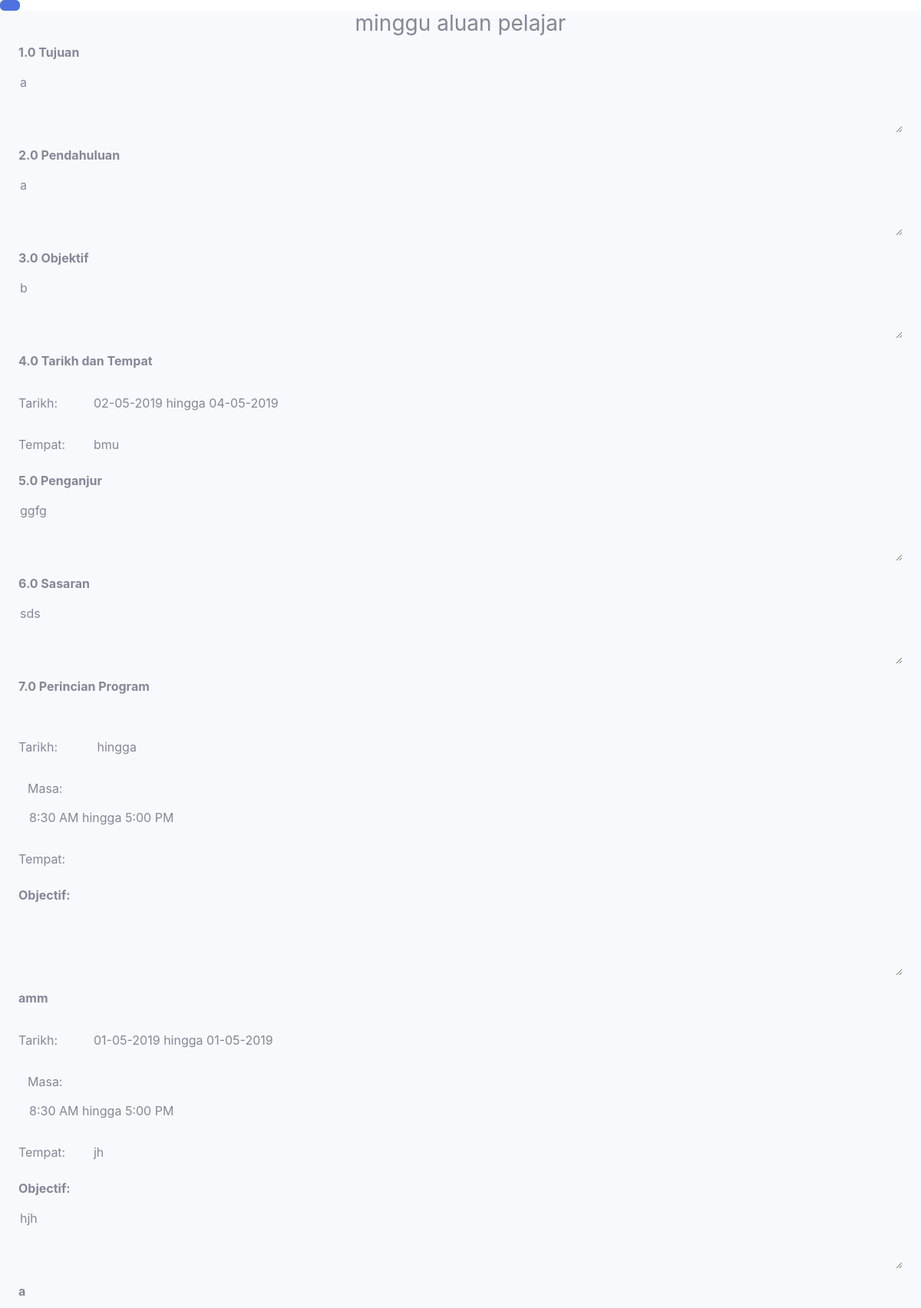
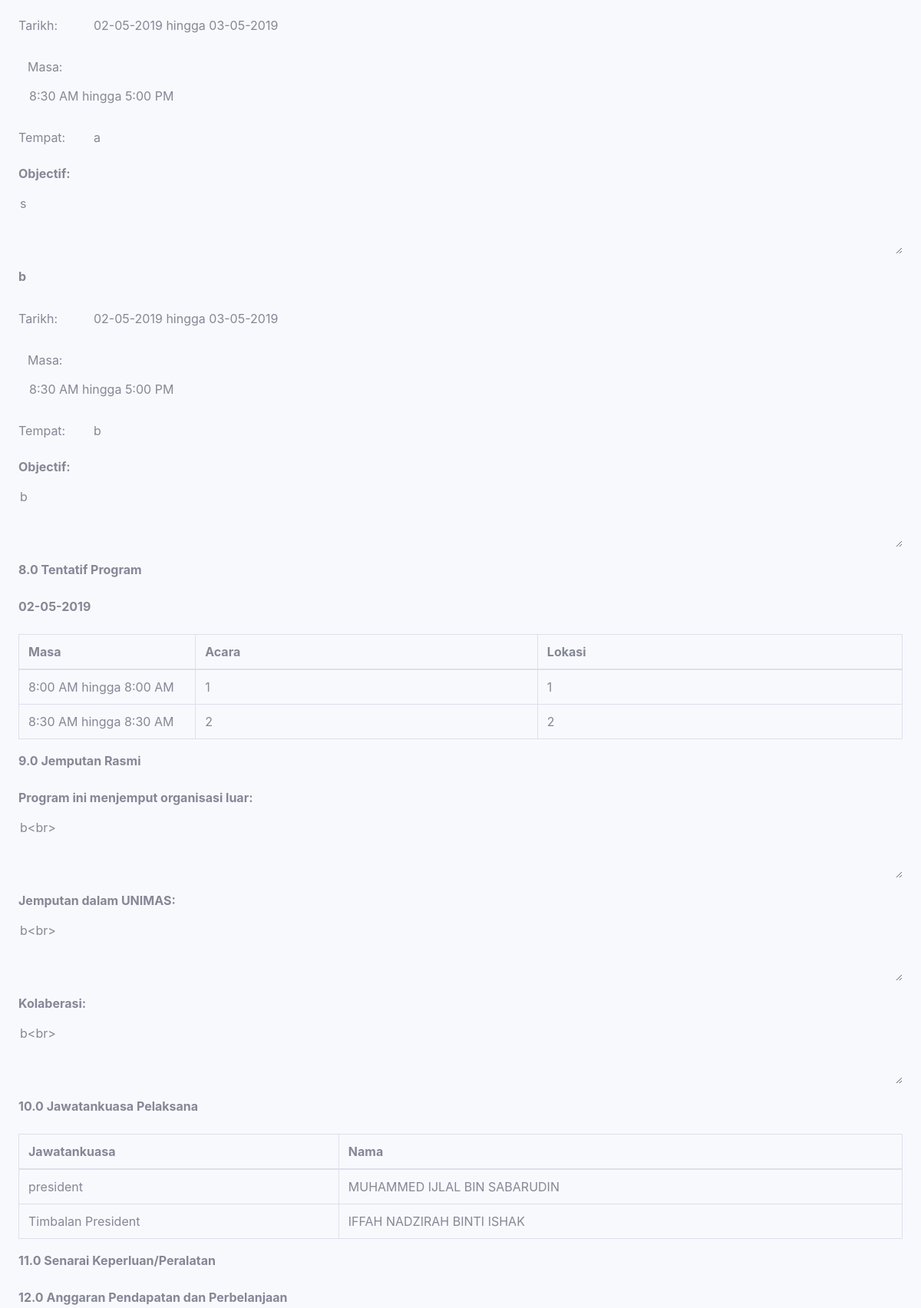
Screenshot of /admin/pr.php?id=8 (upper part) with the database file from the repository (2 pictures, top to bottom).
### tables this page shows
CREATE TABLE `proposal` (
  `proposald` int(11) NOT NULL,
  `iduser` int(11) NOT NULL,
  `proposalTitle` varchar(255) NOT NULL,
  `date1` varchar(255) NOT NULL,
  `date2` varchar(255) NOT NULL,
  `time_1` varchar(255) NOT NULL,
  `time_2` varchar(255) NOT NULL,
  `location` varchar(255) NOT NULL,
  `tujuan` text NOT NULL,
  `pendahuluan` text NOT NULL,
  `objektif` text NOT NULL,
  `event` varchar(255) NOT NULL,
  `penganjur` text NOT NULL,
  `sasaran` varchar(255) NOT NULL,
  `jemputanLuar` varchar(255) NOT NULL,
  `jemputanDalam` varchar(255) NOT NULL,
  `kolaborasi` varchar(255) NOT NULL,
  `penutup` text NOT NULL,
  `activityPostmortem` text NOT NULL,
  `dekan_comment` varchar(255) NOT NULL,
  `td_comment` varchar(255) NOT NULL,
  `proposalStatus` int(11) NOT NULL,
  `proposalStatus2` int(11) NOT NULL,
  `AcaSession` varchar(255) NOT NULL,
  `calPro` int(11) NOT NULL,
  `calAct` int(11) NOT NULL,
  `calInc` int(11) NOT NULL,
  `calOut` int(11) NOT NULL,
  `calEqu` int(11) NOT NULL,
  `calProg` int(11) NOT NULL,
  `cal_ap` int(11) NOT NULL
);

CREATE TABLE `activity` (
  `activityId` int(11) NOT NULL,
  `proposaId` int(11) NOT NULL,
  `iduser` int(11) NOT NULL,
  `activityTitle` varchar(255) NOT NULL,
  `date1` varchar(255) NOT NULL,
  `date2` varchar(255) NOT NULL,
  `time1` varchar(255) NOT NULL,
  `time2` varchar(255) NOT NULL,
  `activityLocation` varchar(255) NOT NULL,
  `objective` varchar(500) NOT NULL,
  `ketuaUnit` varchar(255) NOT NULL
);

CREATE TABLE `program` (
  `programId` int(11) NOT NULL,
  `proposaId` int(11) NOT NULL,
  `iduser` int(11) NOT NULL,
  `date` varchar(255) NOT NULL
);

CREATE TABLE `programdetail` (
  `IdprogramDetail` int(11) NOT NULL,
  `programid` int(11) NOT NULL,
  `time1` varchar(255) NOT NULL,
  `time2` varchar(255) NOT NULL,
  `acara` varchar(255) NOT NULL,
  `programLocation` varchar(255) NOT NULL,
  `ketuaUnit` varchar(255) NOT NULL
);

CREATE TABLE `org_detail` (
  `idOrg_detail` int(11) NOT NULL,
  `id_proposal` int(11) NOT NULL,
  `nama` varchar(255) NOT NULL,
  `ja_watan` varchar(255) NOT NULL,
  `password` varchar(255) NOT NULL
);

### admin/pr.php (the view, shortened to what this page needs)
<a href="project_download.php<?php echo '?proId='.$proId; ?>" data-toggle="modal" onclick="printInvoice(this.href); return false;"><span class="btn btn-primary btn-xs glyphicon glyphicon-download" data-toggle="tooltip" data-placement="left" data-original-title="Download Project"></span></a>
<?php
$proposalId=$_GET["id"];
require_once('../connect.php');
$queryproposal=mysqli_query($con, "SELECT * FROM proposal WHERE proposald='$proposalId'");
$rowproposal=mysqli_fetch_array($queryproposal);
?>
<!DOCTYPE html>
<html lang="en">
	<head>
		<link href="../vendor/fontawesome-free/css/all.min.css" rel="stylesheet" type="text/css">
		<link href="../css/form.css" rel="stylesheet" type="text/css">
		<link href="../css/sb-admin-2.min.css" rel="stylesheet">
	</head>
	<body id="page-top">
		<div id="wrapper">
			<div id="content-wrapper" class="d-flex flex-column">
				<div id="content">
					<div class="container-fluid">
						<div class="row">
							<div class="col-lg-12">
								<div class="text-center">
									<h3><?php echo $rowproposal["proposalTitle"]; ?></h3>
								</div>
							</div>
						</div>
						<div id="page-wrapper">
							<div class="row">
								<div class="form-group col-lg-12">
									<label><b>1.0 Tujuan</b></label>
									<textarea rows="3" class="form-control-plaintext" readonly><?php echo $rowproposal["tujuan"]; ?></textarea>
								</div>
							</div>
							<div class="row">
								<div class="form-group col-lg-12">
									<label><b>2.0 Pendahuluan</b></label>
									<textarea rows="3" class="form-control-plaintext" readonly><?php echo $rowproposal["pendahuluan"]; ?></textarea>
								</div>
							</div>
							<div class="row">
								<div class="form-group col-lg-12">
									<label><b>3.0 Objektif</b></label>
									<textarea rows="3" class="form-control-plaintext" readonly><?php echo $rowproposal["objektif"]; ?></textarea>
								</div>
							</div>
							<div class="row">
								<div class="form-group col-lg-12">
									<label><b>4.0 Tarikh dan Tempat</b></label>
								</div>
							</div>
							<div class="row">
								<div class="form-group row col-lg-12">
									<label class="col-sm-1 col-form-label">Tarikh: </label>
									<div class="col-sm-11">
										<input type="text" readonly class="form-control-plaintext" value="<?php echo $rowproposal["date1"]." hingga ".$rowproposal["date2"]; ?>">
									</div>
								</div>
							</div>
							<div class="row">
								<div class="form-group row col-lg-12">
									<label class="col-sm-1 col-form-label">Tempat: </label>
									<div class="col-sm-11">
										<input type="text" readonly class="form-control-plaintext" value="<?php echo $rowproposal["location"]; ?>">
									</div>
								</div>
							</div>
							<div class="row">
								<div class="form-group col-lg-12">
									<label><b>5.0 Penganjur</b></label>
									<textarea rows="3" class="form-control-plaintext" readonly><?php echo $rowproposal["penganjur"]; ?></textarea>
								</div>
							</div>
							<div class="row">
								<div class="form-group col-lg-12">
									<label><b>6.0 Sasaran</b></label>
									<textarea rows="3" class="form-control-plaintext" readonly><?php echo $rowproposal["sasaran"]; ?></textarea>
								</div>
							</div>
							<div class="row">
								<div class="form-group col-lg-12">
									<label><b>7.0 Perincian Program</b></label>
								</div>
							</div>
							<?php
							$query1=mysqli_query($con, "SELECT * FROM activity WHERE proposaId='$proposalId'");
							while($row1=mysqli_fetch_array($query1)){
								?>
								<div class="row">
									<div class="form-group col-lg-12">
										<label><b><?php echo $row1["activityTitle"]; ?></b></label>
									</div>
								</div>
								<div class="row">
									<div class="form-group row col-lg-12">
										<label class="col-sm-1 col-form-label">Tarikh: </label>
										<div class="col-sm-11">
											<input type="text" readonly class="form-control-plaintext" value="<?php echo $row1["date1"]." hingga ".$row1["date2"]; ?>">
										</div>
									</div>
								</div>
								<div class="row">
									<div class="form-group col-lg-12">
										<label class="col-sm-1 col-form-label">Masa: </label>
										<div class="col-sm-11">
											<input type="text" readonly class="form-control-plaintext" value="<?php echo $row1["time1"]." hingga ".$row1["time2"]; ?>">
										</div>
									</div>
								</div>
								<div class="row">
									<div class="form-group row col-lg-12">
										<label class="col-sm-1 col-form-label">Tempat: </label>
										<div class="col-sm-11">
											<input type="text" readonly class="form-control-plaintext" value="<?php echo $row1["activityLocation"]; ?>">
										</div>
									</div>
								</div>
								<div class="row">
									<div class="form-group col-lg-12">
										<label><b>Objectif:</b></label>
										<textarea rows="3" class="form-control-plaintext" readonly><?php echo $row1["objective"]; ?></textarea>
									</div>
								</div>
								<?php
							}
							?>
							<div class="row">
								<div class="form-group col-lg-12">
									<label><b>8.0 Tentatif Program</b></label>
								</div>
							</div>
							<?php
							$query2=mysqli_query($con, "SELECT * FROM program WHERE proposaId='$proposalId'");
							while($row2=mysqli_fetch_array($query2)){
								$programId=$row2["programId"];
								?>
								<div class="row">
									<div class="form-group col-lg-12">
										<label><b><?php echo $row2["date"]; ?></b></label>
									</div>
								</div>
								<div class="row">
									<div class="col-lg-12">
										<table class="table table-bordered"  width="100%" cellspacing="0">
											<thead>
												<tr>
													<th width="20%">Masa</th>
													<th>Acara</th>
													<th>Lokasi</th>
												</tr>
											</thead>
											<tbody>
												<?php
												$query3=mysqli_query($con, "SELECT * FROM programdetail WHERE programid='$programId'");
												while($row3=mysqli_fetch_array($query3)){
													?>
													<tr>
														<td><?php echo $row3["time1"]; ?> hingga <?php echo $row3["time1"]; ?></td>
														<td><?php
															$acara=$row3["acara"];
															$IndividualAcara=explode("\n",$acara);
															foreach($IndividualAcara as $ListAcara){
																echo $ListAcara."<br>";
															}
															?>
														</td>
														<td><?php echo $row3["programLocation"]; ?></td>
													</tr>
													<?php
												}
												?>
											</tbody>
										</table>
									</div>
								</div>
								<?php
							}
							?>
							<div class="row">
								<div class="form-group col-lg-12">
									<label><b>9.0 Jemputan Rasmi</b></label>
								</div>
							</div>
							<div class="row">
								<div class="form-group col-lg-12">
									<label><b>Program ini menjemput organisasi luar:</b></label>
									<textarea rows="3" class="form-control-plaintext" readonly><?php
																								$jemputanLuar=$rowproposal["jemputanLuar"];
																								$IndiJemLuar=explode("\n",$jemputanLuar);
																								foreach($IndiJemLuar as $ListJemLuar){
																									echo $ListJemLuar."<br>";
																								}
																								?>
									</textarea>
								</div>
							</div>
							<div class="row">
								<div class="form-group col-lg-12">
									<label><b>Jemputan dalam UNIMAS:</b></label>
									<textarea rows="3" class="form-control-plaintext" readonly><?php
																								$jemputanDalam=$rowproposal["jemputanDalam"];
																								$IndiJemDlm=explode("\n",$jemputanDalam);
																								foreach($IndiJemDlm as $ListJemDlm){
																									echo $ListJemDlm."<br>";
																								}
																								?>
									</textarea>
								</div>
							</div>
							<div class="row">
								<div class="form-group col-lg-12">
									<label><b>Kolaberasi:</b></label>
									<textarea rows="3" class="form-control-plaintext" readonly><?php
																								$kolaberasi=$rowproposal["kolaborasi"];
																								$IndiKola=explode("\n",$kolaberasi);
																								foreach($IndiKola as $ListKola){
																									echo $ListKola."<br>";
																								}
																								?>
									</textarea>
								</div>
							</div>
							<div class="row">
								<div class="form-group col-lg-12">
									<label><b>10.0 Jawatankuasa Pelaksana</b></label>
								</div>
							</div>
							<div class="row">
								<div class="col-lg-12">
									<table class="table table-bordered"  width="100%" cellspacing="0">
										<thead>
											<tr>
												<th>Jawatankuasa</th>
												<th>Nama</th>
											</tr>
										</thead>
										<tbody>
											<?php
											$query4=mysqli_query($con, "SELECT * FROM org_detail WHERE id_proposal='$proposalId'");
											while($row4=mysqli_fetch_array($query4)){
												?>
												<tr>
													<td><?php echo $row4["ja_watan"]; ?></td>
													<td><?php
														$nama=$row4["nama"];
														$IndividualNama=explode(",",$nama);
														foreach($IndividualNama as $ListNama){
															echo $ListNama."<br>";
														}
														?>
													</td>
												</tr>
												<?php
											}
											?>
										</tbody>
									</table>
								</div>
							</div>
							<div class="row">
								<div class="form-group col-lg-12">
									<label><b>11.0 Senarai Keperluan/Peralatan</b></label>
								</div>
							</div>
							<div class="row">
								<div class="form-group col-lg-12">
									<label><b>12.0 Anggaran Pendapatan dan Perbelanjaan</b></label>
								</div>
							</div>
						</div>
					</div>
				</div>
			</div>
		</div>
</body>
</html>

### rows the page displays
proposal: proposalTitle "minggu aluan pelajar", tujuan "a", pendahuluan "a", objektif "b", date1+date2 "02-05-2019 hingga 04-05-2019", location "bmu", penganjur "ggfg", sasaran "sds", jemputanLuar "b<br>", jemputanDalam "b<br>", kolaborasi "b<br>"
activity: time1+time2 "8:30 AM hingga 5:00 PM"
activity: activityTitle "amm", date1+date2 "01-05-2019 hingga 01-05-2019", time1+time2 "8:30 AM hingga 5:00 PM", activityLocation "jh", objective "hjh"
activity: activityTitle "a", date1+date2 "02-05-2019 hingga 03-05-2019", time1+time2 "8:30 AM hingga 5:00 PM", activityLocation "a", objective "s"
activity: activityTitle "b", date1+date2 "02-05-2019 hingga 03-05-2019", time1+time2 "8:30 AM hingga 5:00 PM", activityLocation "b", objective "b"
program: date "02-05-2019"
programdetail: time1 "8:00 AM", acara "1", programLocation "1"
programdetail: time1 "8:30 AM", acara "2", programLocation "2"
org_detail: ja_watan "president", nama "MUHAMMED IJLAL BIN SABARUDIN"
org_detail: ja_watan "Timbalan President", nama "IFFAH NADZIRAH BINTI ISHAK"
